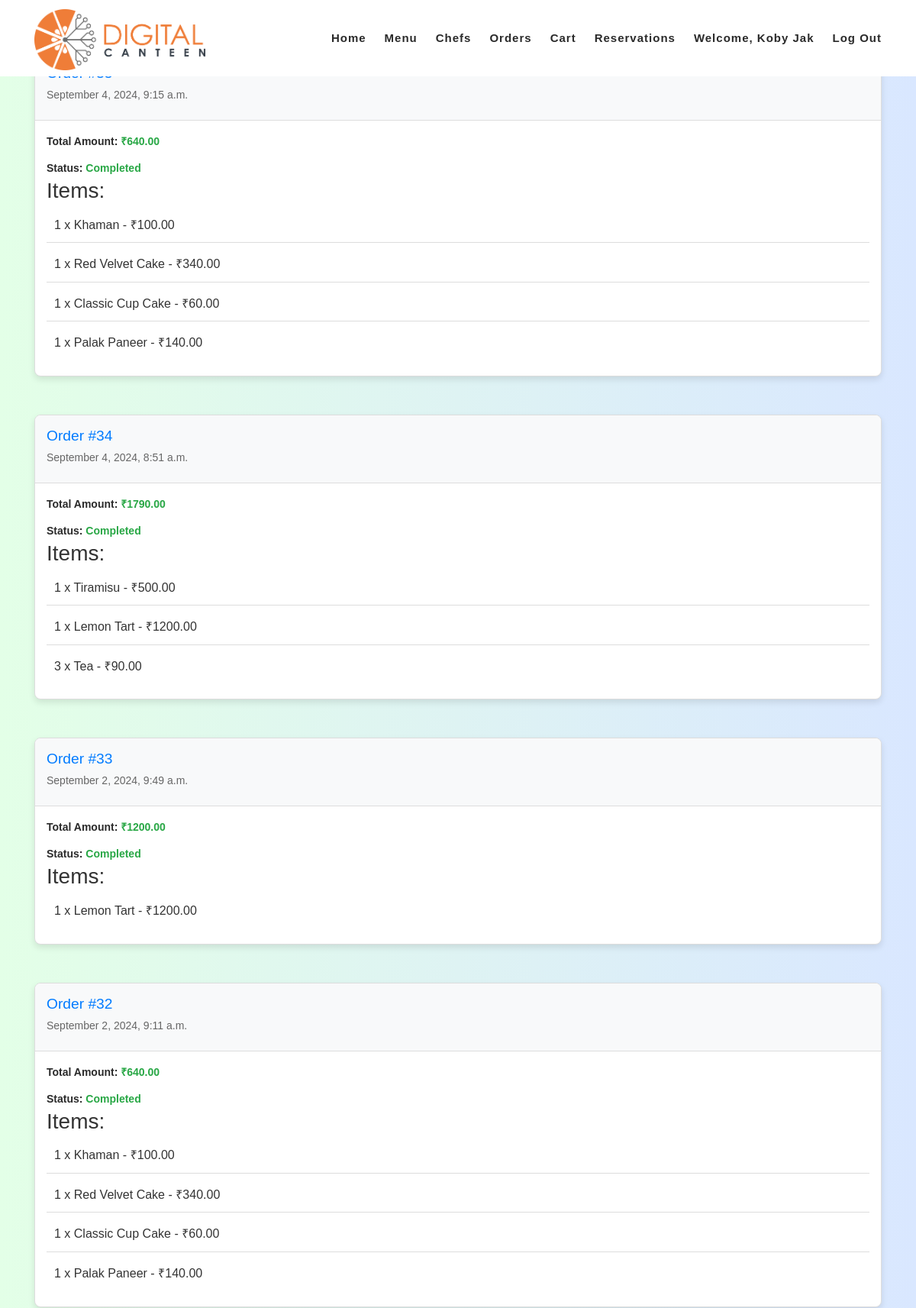
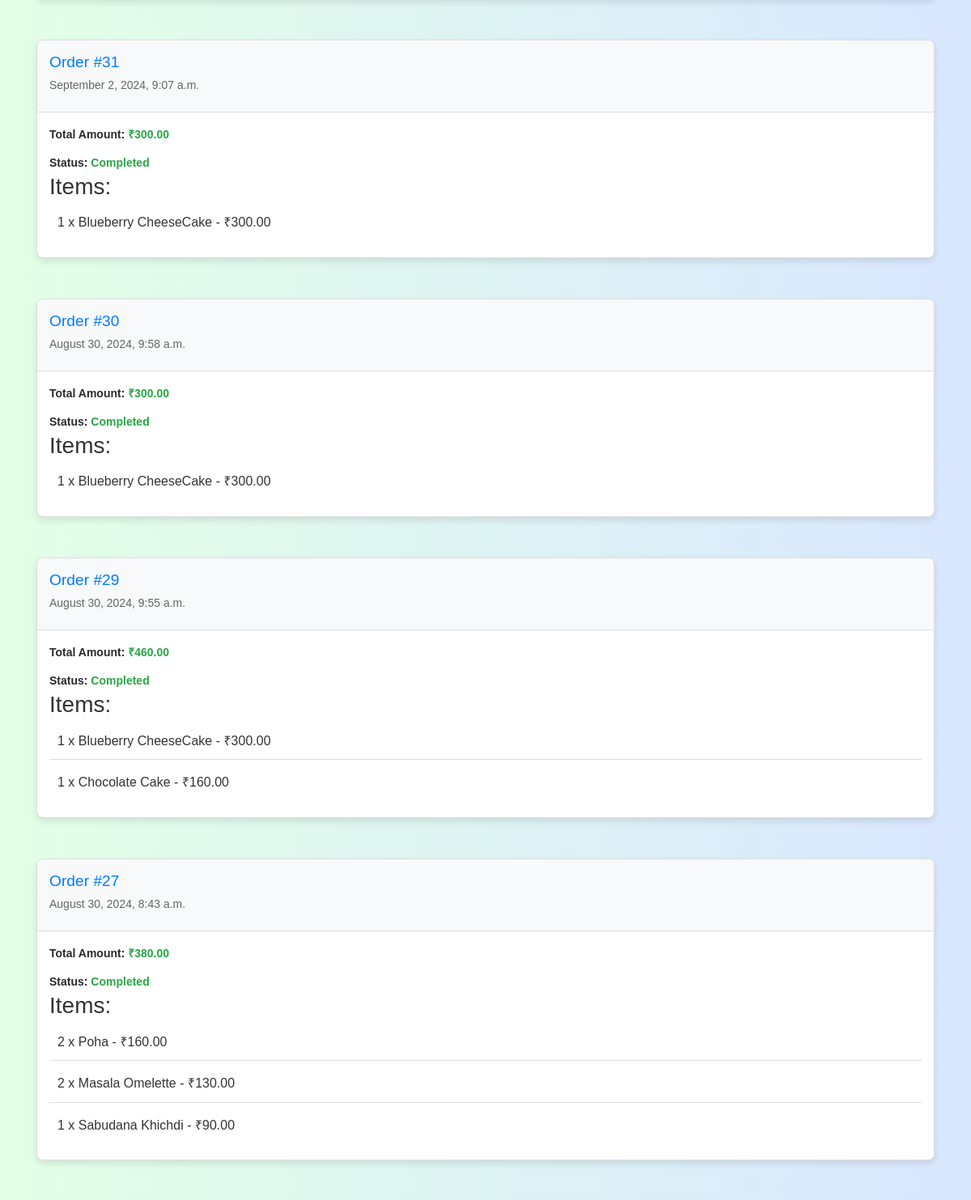
The app's page /cart (signed in, upper part) with its own data (2 pictures, top to bottom).
### canteen_app/models.py (models this page shows, shortened)
class Order(models.Model):
    user = models.ForeignKey(User, on_delete=models.CASCADE)
    created_at = models.DateTimeField(auto_now_add=True)
    total_amount = models.DecimalField(max_digits=10, decimal_places=2)
    is_completed = models.BooleanField(default=False)

class OrderItem(models.Model):
    order = models.ForeignKey(Order, related_name='order_items', on_delete=models.CASCADE)
    menu_item = models.ForeignKey(MenuItem, on_delete=models.CASCADE)
    quantity = models.PositiveIntegerField()
    subtotal = models.DecimalField(max_digits=6, decimal_places=2)

class MenuItem(models.Model):
    name = models.CharField(max_length=100)
    category = models.CharField(max_length=100)
    description = models.TextField(blank=True, null=True)
    price = models.DecimalField(max_digits=6, decimal_places=2)
    available = models.BooleanField(default=True)
    image = models.ImageField(upload_to='menu_items/', blank=True, null=True)

### canteen_app/views.py (the view)
# urls.py: path('cart',views.cart_page, name="cart"),
@login_required(login_url="login")
def cart_page(request):
    orders = Order.objects.filter(user=request.user).order_by('-created_at')
    return render(request, 'cart.html', {'orders': orders})

### templates/cart.html (shortened to what this page needs)
{% extends 'index.html' %}
{% load static %}
    {% block head_tag %}
  <head>
    <link rel="stylesheet" type="text/css" href={% static 'css/bootstrap.min.css' %}>
    <link rel="stylesheet" type="text/css" href={% static 'css/font-awesome.css' %}>
    <link rel="stylesheet" href={% static 'css/templatemo-klassy-cafe.css' %}>
    <link rel="stylesheet" href={% static 'css/owl-carousel.css' %}>
    <link rel="stylesheet" href={% static 'css/lightbox.css' %}>
    <link rel="stylesheet" href={% static 'css/cart_style.css' %}>
    </head>
    {% endblock %}
{% block extras %}
    <main class="container my-5 py-10" style="margin-top: 125px;">
        {% if orders %}
            <div class="orders-list">
                {% for order in orders %}
                    <div class="order-card">
                        <header class="order-header">
                            <h2>Order #{{ order.id }}</h2>
                            <p class="order-date">{{ order.created_at|date:"F j, Y, g:i a" }}</p>
                        </header>
                        <div class="order-body">
                            <p class="order-total">Total Amount: <span class="total-amount">₹{{ order.total_amount }}</span></p>
                            <p class="order-status">Status: <span class="{% if order.is_completed %}status-completed{% else %}status-pending{% endif %}">{% if order.is_completed %}Completed{% else %}Pending{% endif %}</span></p>
                            <h3>Items:</h3>
                            <ul class="order-items">
                                {% for item in order.order_items.all %}
                                    <li class="order-item">
                                        {{ item.quantity }} x {{ item.menu_item.name }} - <span class="item-subtotal">₹{{ item.subtotal }}</span>
                                    </li>
                                {% empty %}
                                    <li class="order-item">No items in this order.</li>
                                {% endfor %}
                            </ul>
                        </div>
                    </div>
                {% empty %}
                    <p class="no-orders">No orders found.</p>
                {% endfor %}
            </div>
        {% else %}
            <p class="no-orders">You have no orders yet.</p>
        {% endif %}
    </main>
{% endblock %}

### templates/index.html (shortened to what this page needs)
{% load static %}
<!DOCTYPE html>
<html lang="en">
    {% block head_tag %}{% endblock %}
    <body>
    {% block header %}
    <header class="header-area header-sticky">
        <div class="container">
            <div class="row">
                <div class="col-12">
                    <nav class="main-nav">
                        <a href="{% url 'home' %}" class="logo">
                            <img src="../static/images/logo.png" align="Digital Canteen" width="auto" height="80px">
                        </a>
                        <ul class="nav">
                            <li class="scroll-to-section"><a href="{% url 'home' %}" >Home</a></li>
                                {% if request.user.is_authenticated %}
                                    <li class="scroll-to-section"><a href="{% url 'menu' %}">Menu</a></li>
                                    <li class="scroll-to-section"><a href="/#chefs">Chefs</a></li>
                                    <li class="scroll-to-section"><a href="{% url 'order' %}">Orders</a></li>
                                    <li class="scroll-to-section"><a href="{% url 'cart' %}">Cart</a></li>
                                    <li class="scroll-to-section"><a href="/#reservation">Reservations</a></li>
                                    <li class="scroll-to-section"><a href="#">Welcome, {{ request.user.first_name }}</a></li>
                                    <li class="scroll-to-section"><a href="{% url 'logout' %}">Log Out</a></li>
                                {% endif %}
                                </ul>
                    </nav>
                </div>
            </div>
        </div>
    </header>
    {% endblock %}
    {% block extras %}
    {% endblock %}
  </body>
</html>

### static/css/templatemo-klassy-cafe.css (style rules this page uses)
html, body, div, span, applet, object, iframe, h1, h2, h3, h4, h5, h6, p, blockquote, div pre, a, abbr, acronym, address, big, cite, code, del, dfn, em, font, img, ins, kbd, q, s, samp, small, strike, strong, sub, sup, tt, var, b, u, i, center, dl, dt, dd, ol, ul, li, figure, header, nav, section, article, aside, footer, figcaption { margin: 0; padding: 0; border: 0; outline: 0; }
ul, li { padding: 0; margin: 0; list-style: none; }
header, nav, section, article, aside, footer, hgroup { display: block; }
* { box-sizing: border-box; }
html, body { font-family: 'Poppins', sans-serif; font-weight: 400; background-color: #fff; font-size: 16px; -ms-text-size-adjust: 100%; -webkit-font-smoothing: antialiased; -moz-osx-font-smoothing: grayscale; }
a { text-decoration: none !important; }
h1, h2, h3, h4, h5, h6 { margin-top: 0px; margin-bottom: 0px; }
ul { margin-bottom: 0px; }
p { font-size: 14px; line-height: 25px; color: #2a2a2a; }
html, body { background: #fff; font-family: 'Poppins', sans-serif; }
.header-area { background-color: #fff; position: absolute; top: 0px; left: 0px; right: 0px; z-index: 100; height: 100px; -webkit-transition: all .5s ease 0s; -moz-transition: all .5s ease 0s; -o-transition: all .5s ease 0s; transition: all .5s ease 0s; }
.header-area .main-nav { min-height: 80px; background: transparent; }
.header-area .main-nav .logo { line-height: 100px; color: #fff; font-size: 28px; font-weight: 700; text-transform: uppercase; letter-spacing: 2px; float: left; -webkit-transition: all 0.3s ease 0s; -moz-transition: all 0.3s ease 0s; -o-transition: all 0.3s ease 0s; transition: all 0.3s ease 0s; }
.header-area .main-nav .nav { float: right; margin-top: 30px; margin-right: 0px; background-color: transparent; -webkit-transition: all 0.3s ease 0s; -moz-transition: all 0.3s ease 0s; -o-transition: all 0.3s ease 0s; transition: all 0.3s ease 0s; position: relative; z-index: 999; }
.header-area .main-nav .nav li { padding-left: 15px; padding-right: 15px; }
.header-area .main-nav .nav li:last-child { padding-right: 0px; }
.header-area .main-nav .nav li a { display: block; font-weight: 600; font-size: 15px; color: #2a2a2a; text-transform: capitalize; -webkit-transition: all 0.3s ease 0s; -moz-transition: all 0.3s ease 0s; -o-transition: all 0.3s ease 0s; transition: all 0.3s ease 0s; height: 40px; line-height: 40px; border: transparent; letter-spacing: 1px; }
.header-area .main-nav .nav li a { color: #2a2a2a; }
.header-area.header-sticky { min-height: 80px; }
.header-area .nav { margin-top: 30px; }
@media (max-width: 1200px) { .header-area .main-nav .nav li { padding-left: 12px; padding-right: 12px; } }
@media (max-width: 1200px) { .header-area .main-nav:before { display: none; } }
@media (min-width: 767px) { .header-area .main-nav .nav { display: flex !important; } }
*, *:before, *:after { -webkit-box-sizing: border-box; box-sizing: border-box; -webkit-font-smoothing: antialiased; -moz-osx-font-smoothing: grayscale; }

### static/css/cart_style.css (style rules this page uses)
* { margin: 0; padding: 0; box-sizing: border-box; }
body { font-family: 'Arial', sans-serif; line-height: 1.6; background: linear-gradient(90deg, #e3ffe7 0%, #d9e7ff 100%); color: #333; padding: 20px; }
.orders-list { display: flex; flex-direction: column; gap: 50px; }
.order-card { background: #ffffff; border: 1px solid #ddd; border-radius: 8px; overflow: hidden; box-shadow: 0 4px 8px rgba(0, 0, 0, 0.1); transition: transform 0.3s ease, box-shadow 0.3s ease; }
.order-header { background: #f8f9fa; padding: 15px; border-bottom: 1px solid #ddd; }
.order-header h2 { margin: 0; font-size: 1.2em; color: #007bff; }
.order-header p { margin: 5px 0; color: #666; }
.order-body { padding: 15px; }
.order-total { font-weight: bold; margin-bottom: 10px; }
.total-amount { color: #28a745; }
.order-status { font-weight: bold; }
.status-completed { color: #28a745; }
.order-items { list-style: none; padding: 0; }
.order-item { margin: 5px 0; padding: 10px; border-bottom: 1px solid #ddd; }
.order-item:last-child { border-bottom: none; }
.row { display: flex; gap: 10px; }

### records on screen
Order: created_at "September 4, 2024, 9:15 a.m.", total_amount "640.00", is_completed "Completed"
OrderItem: quantity "1", menu_item.name "Khaman", subtotal "100.00"
OrderItem: quantity "1", menu_item.name "Red Velvet Cake", subtotal "340.00"
OrderItem: quantity "1", menu_item.name "Classic Cup Cake", subtotal "60.00"
OrderItem: quantity "1", menu_item.name "Palak Paneer", subtotal "140.00"
Order: id "34", created_at "September 4, 2024, 8:51 a.m.", total_amount "1790.00", is_completed "Completed"
OrderItem: quantity "1", menu_item.name "Tiramisu", subtotal "500.00"
OrderItem: quantity "1", menu_item.name "Lemon Tart", subtotal "1200.00"
OrderItem: quantity "3", menu_item.name "Tea", subtotal "90.00"
Order: id "33", created_at "September 2, 2024, 9:49 a.m.", total_amount "1200.00", is_completed "Completed"
OrderItem: quantity "1", menu_item.name "Lemon Tart", subtotal "1200.00"
Order: id "32", created_at "September 2, 2024, 9:11 a.m.", total_amount "640.00", is_completed "Completed"
OrderItem: quantity "1", menu_item.name "Khaman", subtotal "100.00"
OrderItem: quantity "1", menu_item.name "Red Velvet Cake", subtotal "340.00"
OrderItem: quantity "1", menu_item.name "Classic Cup Cake", subtotal "60.00"
OrderItem: quantity "1", menu_item.name "Palak Paneer", subtotal "140.00"
Order: id "31", created_at "September 2, 2024, 9:07 a.m.", total_amount "300.00", is_completed "Completed"
OrderItem: quantity "1", menu_item.name "Blueberry CheeseCake", subtotal "300.00"
Order: id "30", created_at "August 30, 2024, 9:58 a.m.", total_amount "300.00", is_completed "Completed"
OrderItem: quantity "1", menu_item.name "Blueberry CheeseCake", subtotal "300.00"
Order: id "29", created_at "August 30, 2024, 9:55 a.m.", total_amount "460.00", is_completed "Completed"
OrderItem: quantity "1", menu_item.name "Blueberry CheeseCake", subtotal "300.00"
OrderItem: quantity "1", menu_item.name "Chocolate Cake", subtotal "160.00"
Order: id "27", created_at "August 30, 2024, 8:43 a.m.", total_amount "380.00", is_completed "Completed"
OrderItem: quantity "2", menu_item.name "Poha", subtotal "160.00"
OrderItem: quantity "2", menu_item.name "Masala Omelette", subtotal "130.00"
OrderItem: quantity "1", menu_item.name "Sabudana Khichdi", subtotal "90.00"

### other values on screen
{{ request.user.first_name }} "Koby Jak"
